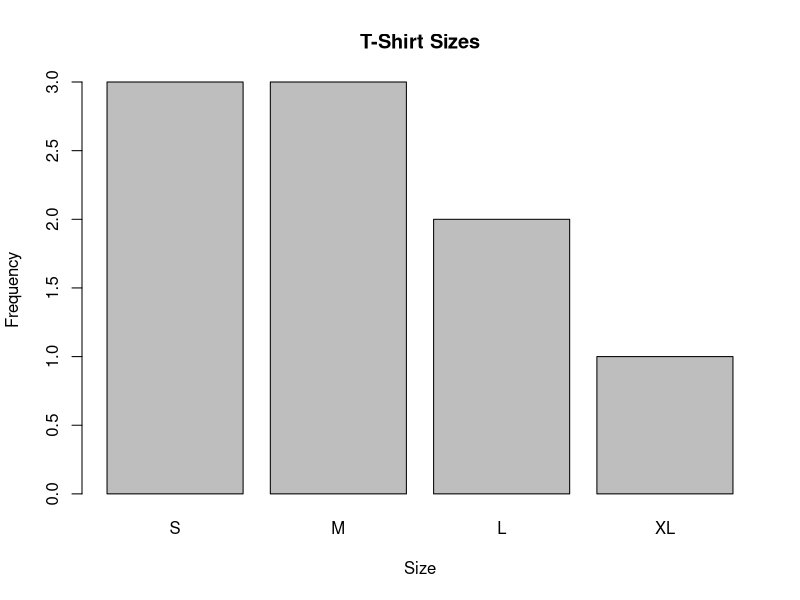
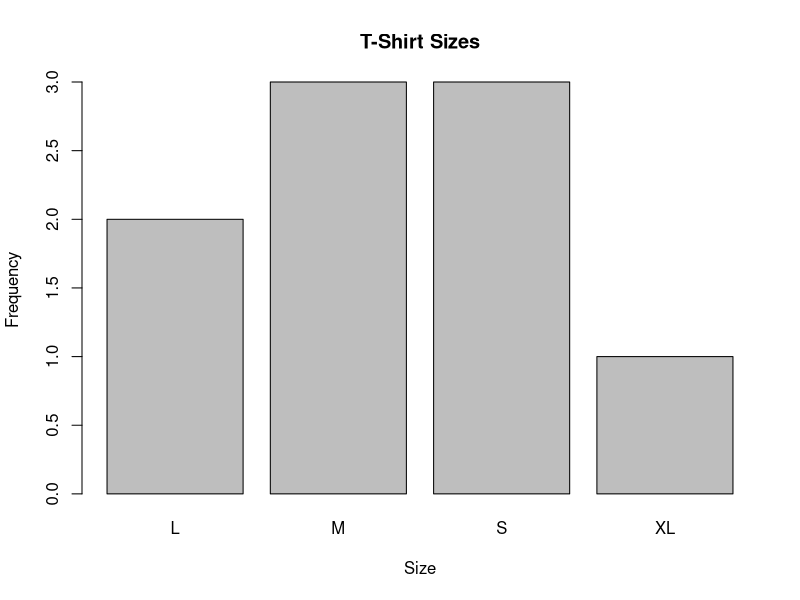

The R script that drew these images, in order:
#' # Lecture 11: Factors in R
#' `r Sys.Date()`
#'
#' In this lecture, we will learn about factors in R.
#'
#' Factors are used to represent categorical data in R.
#' They are an essential data structure for working with categorical variables.
#' Factors are created using the "factor()" function in R.
#'
#' Let's create a factor in R!
#'
#' Create a vector of categorical data
#' We can use the c() function to create a vector of categorical data.
#' For example, let's create a vector of fruit names.
fruit_vector <- c("apple", "banana", "cherry", "apple", "banana", "cherry")

#' Display the vector
print(fruit_vector)

#' Create a factor from the vector
#' We can use the factor() function to convert a vector of categorical data into a factor.
#' The factor() function takes the vector of data as an argument.
fruit_factor <- factor(fruit_vector)

#' Display the factor
print(fruit_factor)

#' Factors are displayed with their levels and corresponding indices.
#' The levels represent the unique categories in the factor.
#' The indices represent the position of each element in the factor.
#'
#' Factors are useful for representing categorical data in R.
#'
#' Let's explore factors further!
#'
#' Create a factor with specified levels
#' We can specify the levels of a factor using the levels argument of the factor() function.
#' This allows us to define the categories and order of the levels.
#' Let's showcase this with a factor representing the size of T-shirts.
size_vector <- c("S", "M", "L", "M", "S", "XL", "L", "S", "M")

#' Note that the levels, by default, are given by the order of appearance in the data.
#'
#' Create a factor with specified levels
size_factor <- factor(size_vector)

#' Display the factor
print(size_factor)

#' The levels of the factor are automatically determined based on the unique values in the data.
#' In this case, the levels are "L", "M", "S", and "XL".
#' This is the default behavior of the factor() function.
#' However, we can specify the levels explicitly using the levels argument.
#'
#' Specify the levels of the factor
#' We can specify the levels of a factor using the levels argument of the factor() function.
#' This allows us to define the categories and order of the levels.
#' Let's create a factor with specified levels for the size of T-shirts.
size_factor_specified <- factor(size_vector, levels = c("S", "M", "L", "XL"))

#' Display the factor with specified levels
print(size_factor_specified)

#' The levels of the factor are now explicitly defined as "S", "M", "L", and "XL".
#'
#' There is, however, a final step to improve the factor representation.
#' We can create an ordered factor to specify the order of the levels.
#' This is useful when the categories have a natural order, such as sizes or ratings.
#' This is also useful for statistical modeling and visualization.
#'
#' Create an ordered factor
#' We can create an ordered factor by setting the ordered argument to TRUE in the factor() function.
#' This specifies that the levels have a natural order.

#' Let's create an ordered factor for the size of T-shirts.
size_factor_ordered <- factor(size_vector, levels = c("S", "M", "L", "XL"), ordered = TRUE)

#' Display the ordered factor
print(size_factor_ordered)

#' Another syntax to create an ordered factor is to use the ordered() function.
#' This function allows us to create an ordered factor directly.
#'
#' Create an ordered factor using the ordered() function
size_factor_ordered <- ordered(size_vector, levels = c("S", "M", "L", "XL"))

#' Display the ordered factor
print(size_factor_ordered)

#' The ordered factor specifies that the levels have a natural order.
#' This is useful for representing categorical data with an inherent order, such as sizes or ratings.
#'
#' Here is an example of how ordered factors can be useful in practice.
#' Let's say we have a dataset of T-shirt sizes and we want to sort them in ascending order.

#' Sort the ordered factor
sorted_size_factor <- sort(size_factor_ordered)

#' Display the sorted factor
print(sorted_size_factor)

#' Or perhaps we want to index a subset of the data based on the order of the levels using logical vectors.
#'
#' Index the ordered factor using logical vectors
#' This will return the T-shirt sizes that are greater than "S" and less than "XL".
subset_size_factor <- size_factor_ordered[size_factor_ordered > "S" & size_factor_ordered < "XL"]

#' Display the subset of the ordered factor
print(subset_size_factor)

#' As a final example, let us consider the implication for plotting data.
#' Ordered factors can be useful for creating ordered bar plots or box plots.
#' And failing to specify the order can lead to misleading visualizations.
#' Let's create a bar plot of the T-shirt sizes to illustrate this point.
#'
#' Create a bar plot of the ordered factor
#' We can use the barplot() function to create a bar plot of the ordered factor.
barplot(table(size_factor_ordered), main = "T-Shirt Sizes", xlab = "Size", ylab = "Frequency")

#' Here is an example what the bar plot would look like if the factor was not ordered.
#' Let's create a bar plot of the factor without specifying the order.
#'
#' Create a bar plot of the factor without specifying the order
barplot(table(size_factor), main = "T-Shirt Sizes", xlab = "Size", ylab = "Frequency")

#' The bar plot without the order specified does not reflect the natural order of the sizes.
#' This can lead to misleading visualizations and misinterpretations of the data.
#'
#' Factors are a powerful data structure in R for working with categorical variables.
#' They allow us to represent and manipulate categorical data efficiently.
#'
#' That's it for this lecture! In the next lecture, we will learn about control structures in R.
